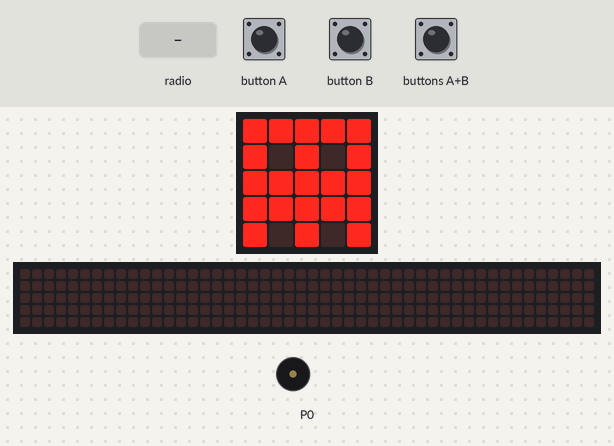
Bench run of a program on a simulated BBC micro:bit running MicroPython. Shown: the board's 5×5 LED display, a strip that is not on the board, showing the scrolling text unrolled, buzzer (waves = sounding). The test bench sets the inputs (shaded band). Random numbers come from a fixed seed; the 48×5 strip is a reading aid, not a part: it shows the text the display is scrolling, unrolled, one strip-width of it at a time.

Above: at 1.2 s.
1.3 s: radio message "#IVdim" arrives
At 1.51 s:
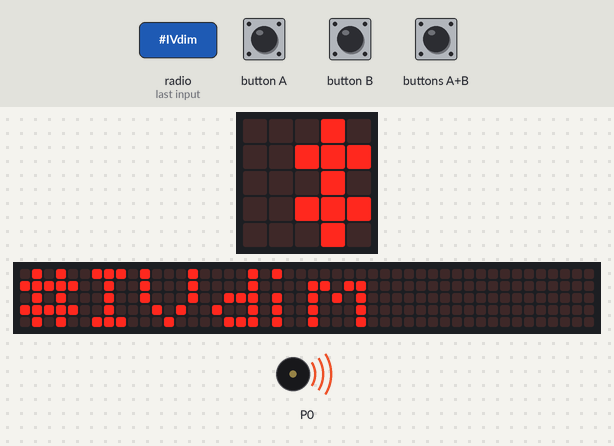
3.0 s: buttons A+B pressed for 0.15 s
At 3.5 s:
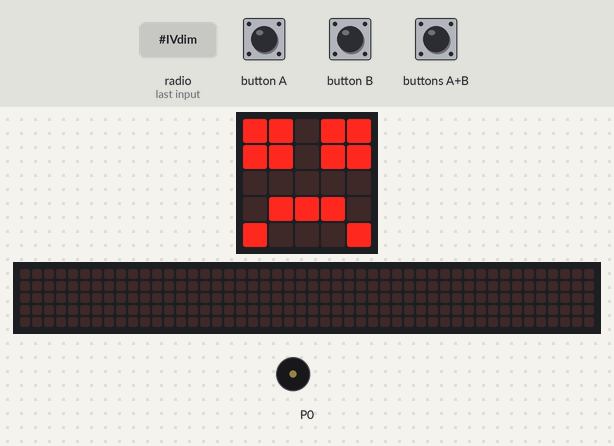
At 4.2 s:
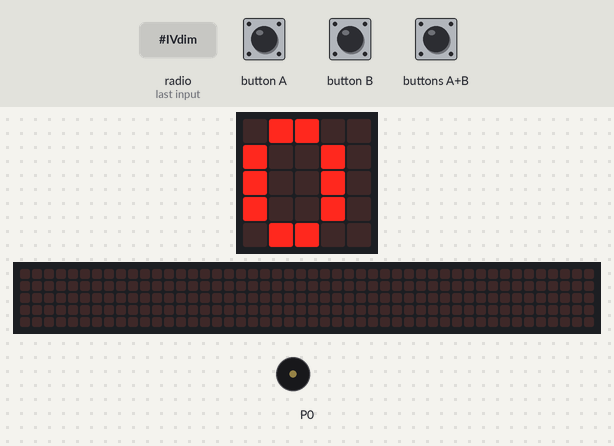
Timing chart, 0 to 6.0 s (numbered marks = the images above; inputs shaded):
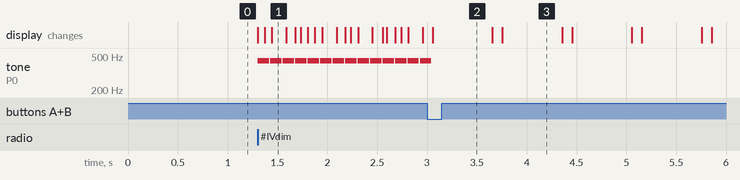

The program:

choirslave.py
```python
from microbit import *
import music
import radio
import random
import microbit

chords = {
    'I': ["C3", "E4", "G4", "B4"],
    '#Idim': ["C#3", "E4", "G4", "Bb4"],
    'ii': ["D3", "F4", "A4", "C5"],
    'II': ["D3", "F#4", "A4", "C5"],
    'iii': ["E3", "G4", "B4", "D5"],
    'III': ["E3", "G#4", "B4", "D5"],
    'IV': ["F3", "A4", "C5", "E5"],
    '#IVdim': ["F#3", "A4", "C5", "Eb5"],
    'iv': ["F3", "Ab4", "C5", "E5"],
    'V': ["G3", "B4", "D5", "G5"], #omit 7th
    '#Vdim': ["G#3", "B4", "D5", "F5"],
    'v': ["G3", "Bb4", "D5", "F5"],
    'vi': ["A3", "C5", "E5", "G5"],
    'VI': ["A3", "C#5", "E5", "G5"],
    'vii': ["B3", "D5", "F5", "A5"]
}

isCycling = False

beatIx = 0
partIx = 1
chordName = '' #received from master

def playNextNote():
    global beatIx
    if (beatIx >= 16):
        beatIx = 0

    if beatIx == 15:
        noteName = "" #don't even play a rest.  hack to be ready to hear new chord.
    elif (beatIx != 0 and random.random() > 0.9):
        noteName = "R"
    else:
        noteName = chords[chordName][partIx]
        if isCycling:
            incPartIx(1)

    if noteName != '':
        music.play(noteName + ":1")

    beatIx = beatIx + 1

def incPartIx(offset):
    global partIx
    partIx = partIx + offset
    if (partIx > 3):
        partIx = 0
    if (partIx < 0):
        partIx = 3


if button_a.is_pressed():
    isCycling = True

radio.on()
display.show(Image.GHOST, wait=False)

while True:

    msg = radio.receive()
    if (msg != None):
        chordName = msg
        beatIx = 0
        display.scroll(chordName, delay=70, wait=False, loop=False, monospace=False)

    if (chordName != None and chordName != ''):
        if beatIx < 16:
            playNextNote()

    if button_a.was_pressed():
        incPartIx(-1)

    if button_b.was_pressed():
        incPartIx(1)

    if button_a.is_pressed() and button_b.is_pressed():
        microbit.panic(0) #shut it up!  Require a restart.
```

Measured:
- after the input at 1.3 s, tone on P0: alternates 440 Hz for 0.12 s and silent for 0.01 s, starting at once; the display: first changes at once (image 1 shows a later state)
- what the display in image 3 shows lasts 0.6 s, from 3.8 s to 4.4 s
